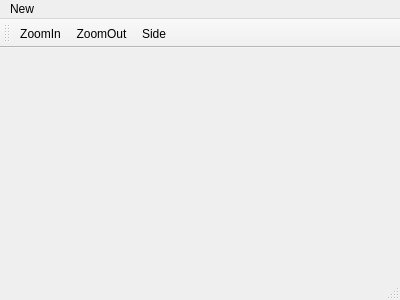
<?xml version="1.0" encoding="UTF-8"?>
<ui version="4.0">
 <class>MainWindow</class>
 <widget class="QMainWindow" name="MainWindow">
  <property name="geometry">
   <rect>
    <x>0</x>
    <y>0</y>
    <width>400</width>
    <height>300</height>
   </rect>
  </property>
  <property name="windowTitle">
   <string>MainWindow</string>
  </property>
  <widget class="QWidget" name="centralWidget"/>
  <widget class="QMenuBar" name="menuBar">
   <property name="geometry">
    <rect>
     <x>0</x>
     <y>0</y>
     <width>400</width>
     <height>22</height>
    </rect>
   </property>
   <widget class="QMenu" name="menuNew">
    <property name="title">
     <string>New</string>
    </property>
   </widget>
   <addaction name="menuNew"/>
  </widget>
  <widget class="QToolBar" name="mainToolBar">
   <attribute name="toolBarArea">
    <enum>TopToolBarArea</enum>
   </attribute>
   <attribute name="toolBarBreak">
    <bool>false</bool>
   </attribute>
   <addaction name="actionZoomIn"/>
   <addaction name="actionZoomOut"/>
   <addaction name="actionSide"/>
  </widget>
  <widget class="QStatusBar" name="statusBar"/>
  <action name="actionZoomIn">
   <property name="text">
    <string>ZoomIn</string>
   </property>
  </action>
  <action name="actionZoomOut">
   <property name="text">
    <string>ZoomOut</string>
   </property>
  </action>
  <action name="actionSide">
   <property name="text">
    <string>Side</string>
   </property>
  </action>
 </widget>
 <layoutdefault spacing="6" margin="11"/>
 <resources/>
 <connections/>
</ui>
